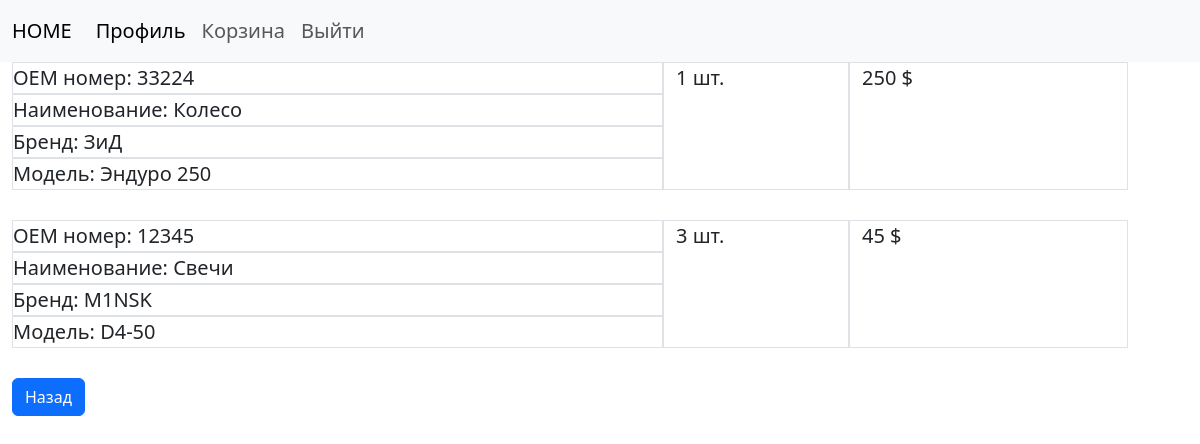
Screenshot of /profile/order/1 (signed in) with the database file from the repository.
### app/models.py (models this page shows, shortened)
class Basket(Base):
    __tablename__ = 'basket'
    id = Column(Integer, primary_key=True)
    amount = Column(Integer)
    part_id = Column(Integer, ForeignKey('part.id'))
    part = relationship('Part', back_populates='parent')
    order_id = Column(Integer, ForeignKey('order.id'))
    order = relationship('Order', back_populates='parent')

class Part(Base):
    __tablename__ = 'part'
    id = Column(Integer, primary_key=True)
    part_number = Column(String)
    description = Column(String)  # полное название детали
    price = Column(Integer)
    amount = Column(Integer)
    model_id = Column(Integer, ForeignKey('model.id'),  nullable=False)
    model = relationship('Model', back_populates="parent")
    element_id = Column(Integer, ForeignKey('element.id'), nullable=False)
    element = relationship('Element', back_populates="parent")
    parent = relationship('Basket', back_populates='part')   # переделать

class Brand(Base):
    __tablename__ = 'brand'
    id = Column(Integer, primary_key=True)
    brand_name = Column(String(30))
    parent = relationship('Model', back_populates='brand')

class Model(Base):
    __tablename__ = 'model'
    id = Column(Integer, primary_key=True)
    model_name = Column(String)
    brand_id = Column(Integer, ForeignKey('brand.id'), nullable=False)
    brand = relationship('Brand', back_populates="parent")
    type_id = Column(Integer, ForeignKey('type.id'), nullable=False)
    type = relationship('Type', back_populates="parent")
    parent = relationship('Part', back_populates='model')
    image_id = Column(Integer, ForeignKey('element_image.id'))

### app/main/routes.py (the view)
@bp.get('/profile/order/<order_id>')
@login_required
def order(order_id):
    parts = session.query(Basket).filter_by(order_id=order_id).all()
    return render_template('main/order.html', parts=parts)

### app/models.py (called while the page is built)
@login.user_loader
def load_user(id):
    user = session.query(User).get(int(id))
    return user

### app/templates/main/order.html
{% extends "base.html" %}
{% block content %}
<div class="container  float-start">
    {% for b in parts %}
    <div class="container">
        <div class="row">
            <div class="col-7">
                <div class="row">
                    <div class="col">
                        <div class="row border">
                            OEM номер: {{ b.part.part_number }}
                        </div>
                        <div class="row border">
                            Наименование: {{ b.part.description }}
                        </div>
                        <div class="row border">
                            Бренд: {{ b.part.model.brand.brand_name }}
                        </div>
                        <div class="row border">
                            Модель: {{ b.part.model.model_name }}
                        </div>
                    </div>
                </div>
            </div>
            <div class="col-2 border">
                {{ b.amount }} шт.
            </div>
            <div class="col-3 border">
                {{ b.part.price * b.amount }} $
            </div>
        </div>
    </div>
    <br>
{% endfor %}
<a href="{{ url_for('main.profile', username=current_user.name, id=current_user.id) }}"><button type="" class="btn btn-primary">Назад</button></a>
{% endblock %}

### rows the page displays
Basket: part.part_number "33224", part.description "Колесо", part.model.brand.brand_name "ЗиД", part.model.model_name "Эндуро 250", amount "1", b.part.price*b.amount "250"
Basket: part.part_number "12345", part.description "Свечи", part.model.brand.brand_name "M1NSK", part.model.model_name "D4-50", amount "3", b.part.price*b.amount "45"
